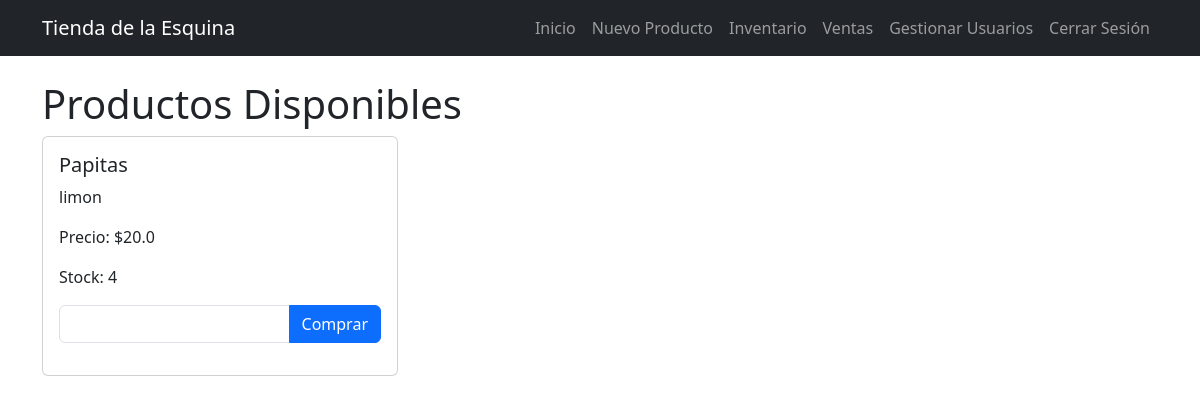
/ (signed in), run on the app's committed database.
### app.py (models this page shows)
class Producto(db.Model):
    id = db.Column(db.Integer, primary_key=True)
    nombre = db.Column(db.String(100), nullable=False)
    descripcion = db.Column(db.Text)
    precio = db.Column(db.Float, nullable=False)
    stock = db.Column(db.Integer, nullable=False)
    ventas = db.relationship('Venta', backref='producto', lazy=True)

### app.py (the view)
@app.route('/')
def inicio():
    productos = Producto.query.all()
    return render_template('inicio.html', productos=productos)

### templates/inicio.html
{% extends "base.html" %}
{% block contenido %}
<h1>Productos Disponibles</h1>
<div class="row">
    {% for producto in productos %}
    <div class="col-md-4 mb-4">
        <div class="card">
            <div class="card-body">
                <h5 class="card-title">{{ producto.nombre }}</h5>
                <p class="card-text">{{ producto.descripcion }}</p>
                <p>Precio: ${{ producto.precio }}</p>
                <p>Stock: {{ producto.stock }}</p>
                {% if session.get('usuario_id') %}
                <form action="{{ url_for('vender', producto_id=producto.id) }}" method="post">
                    <div class="input-group mb-3">
                        <input type="number" name="cantidad" class="form-control" min="1" max="{{ producto.stock }}" required>
                        <button class="btn btn-primary" type="submit">Comprar</button>
                    </div>
                </form>
                {% else %}
                <p class="text-muted">Inicia sesión para comprar</p>
                {% endif %}
            </div>
        </div>
    </div>
    {% endfor %}
</div>
{% endblock %}

### data on the page
Producto: nombre "Papitas", descripcion "limon", precio "20.0", stock "4"
